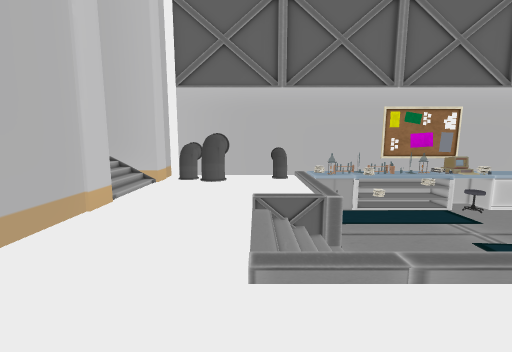
View 1 (above)

12 first-person views from a walk through a 3-D level made in the Unity game engine. The camera is 1.2 m above the floor, tilts 8° down and sees 90° across. The floor is counted in squares, 1 m on a side. Each view is taken from the middle of a square. On the plan, view 1 faces up. The plan holds only what a view shows up to about 12 squares ahead; the rest is blank. The place goes on beyond the plan. The player character is not drawn. Door leaves are left out, so doorways stand open.

View 2
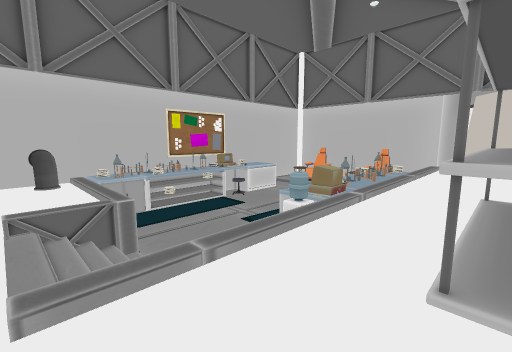

View 3
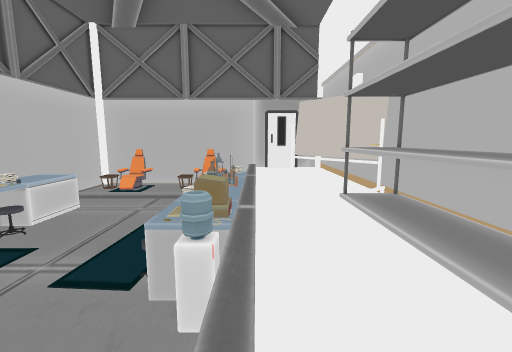

View 4
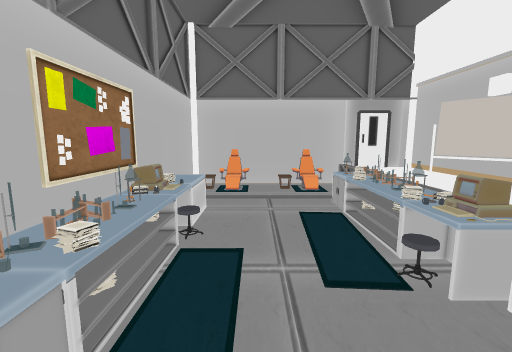

View 5
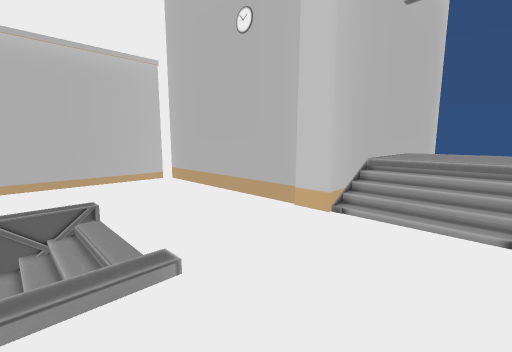

View 6
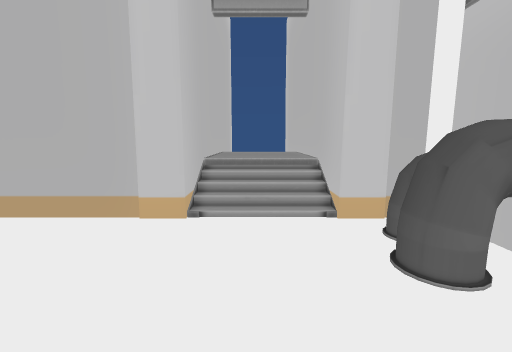

View 7
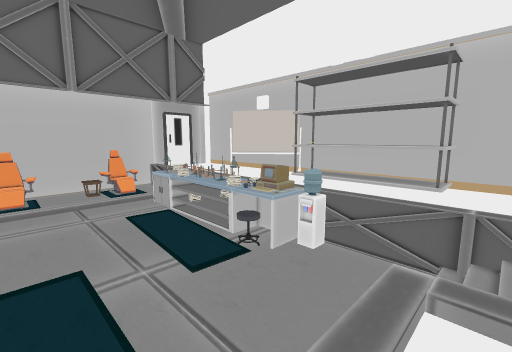

View 8
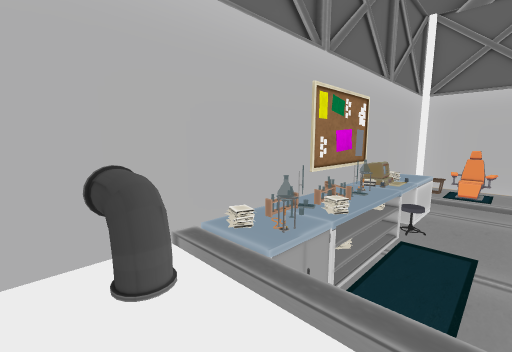

View 9
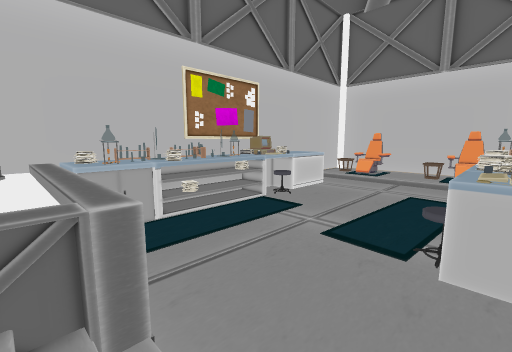

View 10
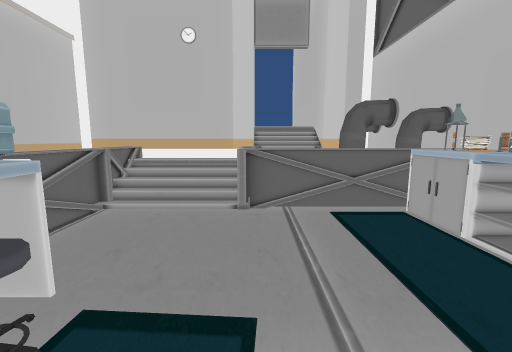

View 11
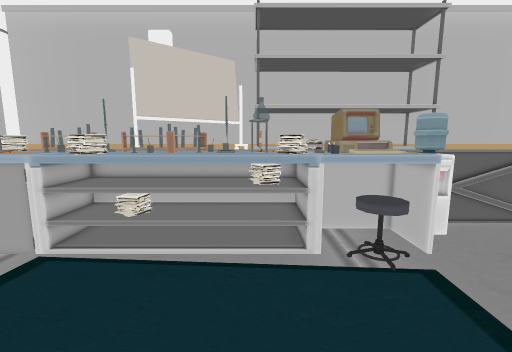

View 12
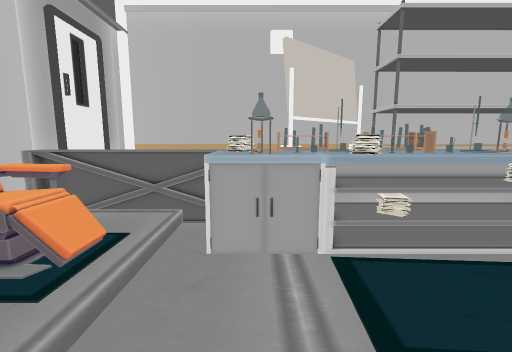

### Floor plan
Key: @ floor where view 1 was taken; # wall or solid block; . main floor; - floor 0.75 m lower than the main floor; _ floor 1 m lower than the main floor; / step, stairs or slope; D open door; = window, fence, low wall or low ledge; ^ raised ledge; v drop or lower ground; T table; C chair; S shelf; O other object.
Columns run from 7 left of view 1 to 13 right of it. Each row starts with its distance up from view 1.
  9      ################
  8     ###.= =^ TOTT//-#
  7 #D###....____C___/CC#
  6  DOO.....________/C-#
  5 #D###..///_______//-#
  4     #..//___C____/CC#
  3     #..//__O/ vv /C##
  2     #..////T////T///#
  1     #..........O.../#
  0     #..@.SSSS OO....#
 -1     #################

Positions as (right, up) in squares from view 1, and headings:
1: (0, 0), facing up
2: (0, 0), facing up-right
3: (1, 2), facing right
4: (1, 6), facing right
5: (1, 7), facing down-left
6: (1, 6), facing left
7: (1, 7), facing down-right
8: (0, 6), facing up-right
9: (1, 3), facing up-right
10: (6, 5), facing left
11: (6, 6), facing down
12: (9, 6), facing down
